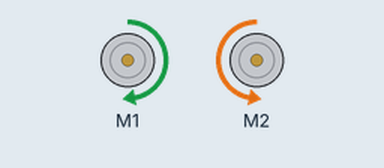
The program below on a simulated Raspberry Pi (BCM pin numbers). Parts: 2 × DC motor (green arrow = forward, orange = backward, longer = faster). At 0.5 s the program stops and its outputs stay as they are.

Above: at 0.1 s.
At 0.6 s:
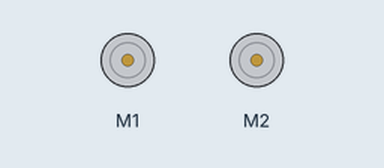
Timing chart, 0 to 2.0 s (numbered marks = the images above):
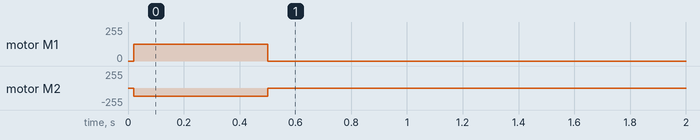

Measured:
- by itself, motor M1: stopped → forward 127/255 at 0.02 s, → stopped 0.48 s later
- by itself, motor M2: stopped → backward 127/255 at 0.02 s, → stopped 0.48 s later

The program:

motor_test_script.py
```python
import time
import board
from adafruit_motorkit import MotorKit

kit = MotorKit(i2c=board.I2C())

kit.motor1.throttle = .5
kit.motor2.throttle = -.5
time.sleep(0.5)
kit.motor1.throttle = 0
kit.motor2.throttle = 0
```
